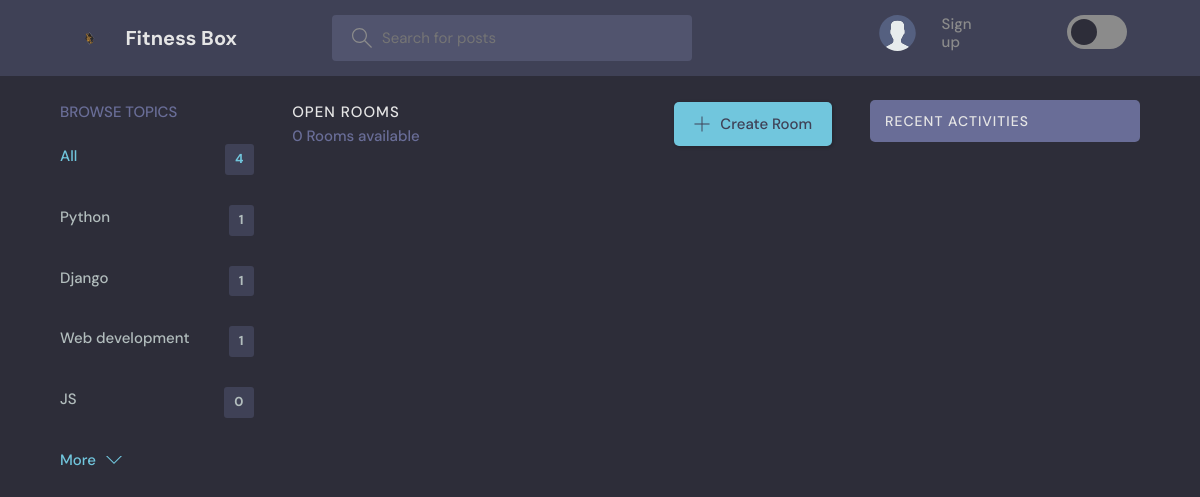
Before: /?q=Jogging with the older database file.
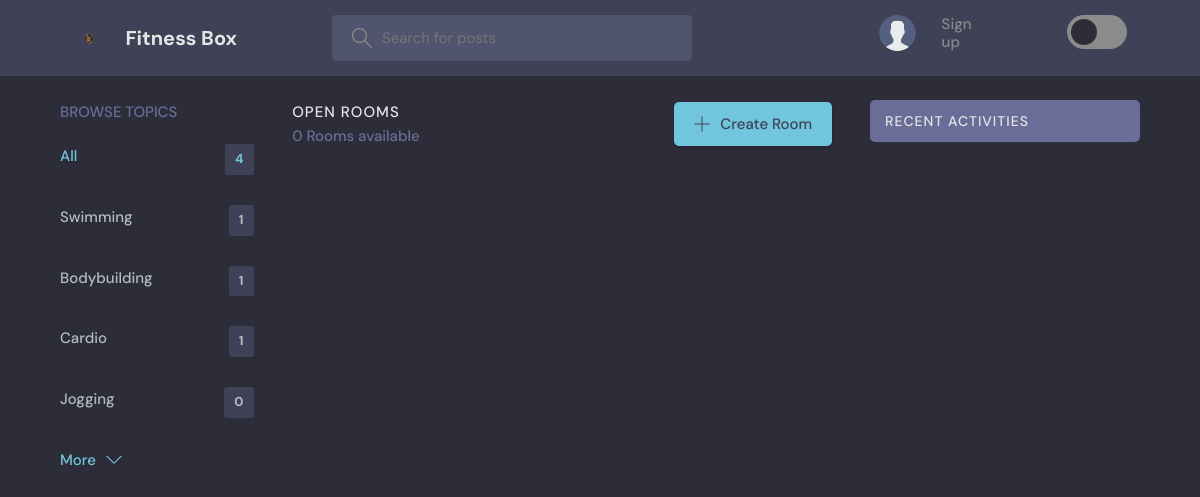
After: the same page with the newer database file.
### base/models.py (models this page shows, shortened)
class Topic(models.Model):
    name = models.CharField(max_length = 200 )

### base/views.py (the view)
# urls.py: 2. Add a URL to urlpatterns:  path('', views.home, name='home')
def home(request):
    q = request.GET.get('q') if request.GET.get('q') != None else ''
    topics = Topic.objects.all()
    rooms = Room.objects.filter(
        Q(topic__name__icontains = q) |
        Q(name__icontains = q) |
        Q(description__icontains = q)
        )
    room_count = rooms.count()
    room_messages = Message.objects.filter(room__topic__name__icontains = q)
    context = {'rooms': rooms, 'topics':topics,'room_count':room_count,
               'room_messages':room_messages }
    return render(request, r'base/home.html',context)

### base/templates/base/home.html (shortened to what this page needs)
{% extends 'main.html' %}
{% block content %}
<main class="layout layout--3">
  <div class="container">
    {% include 'base/topics_component.html' %}
    <div class="roomList">
      <div class="roomList__header">
        <div>
          <h2>Open Rooms</h2>
          <p>{{room_count}} Rooms available</p>
        </div>
        <a class="btn btn--main" href="{% url 'create-room' %}">
          <svg version="1.1" xmlns="http://www.w3.org/2000/svg" width="32" height="32" viewBox="0 0 32 32">
            <title>add</title>
            <path
              d="M16.943 0.943h-1.885v14.115h-14.115v1.885h14.115v14.115h1.885v-14.115h14.115v-1.885h-14.115v-14.115z">
            </path>
          </svg>
          Create Room
        </a>
      </div>
    </div>
    {% include 'base/activity_component.html' %}
  </div>
</main>
{% endblock %}

### base/templates/base/topics_component.html
<div class="topics">
  <div class="topics__header">
      <h2>Browse Topics</h2>
  </div>
  <ul class="topics__list">
      <li>
          <a href="{% url 'home' %}" class="active">All <span>{{topics.count}}</span></a>
      </li>
      {% for topic in topics %}
      <li>
          <a href="{% url 'home' %}?q={{topic.name}}">{{topic.name}}<span>{{topic.room_set.all.count}}</span></a>
      </li>
      {% endfor %}
  </ul>
  <a class="btn btn--link" href="{% url 'topics' %}">
      More
      <svg version="1.1" xmlns="http://www.w3.org/2000/svg" width="32" height="32" viewBox="0 0 32 32">
          <title>chevron-down</title>
          <path d="M16 21l-13-13h-3l16 16 16-16h-3l-13 13z"></path>
      </svg>
  </a>
</div>

Changed rows visible on the page:
changed Topic id 1: name "Python" → "Swimming"
changed Topic: name "Django" → "Bodybuilding"
changed Topic: name "Web development" → "Cardio"
changed Topic: name "JS" → "Jogging"
